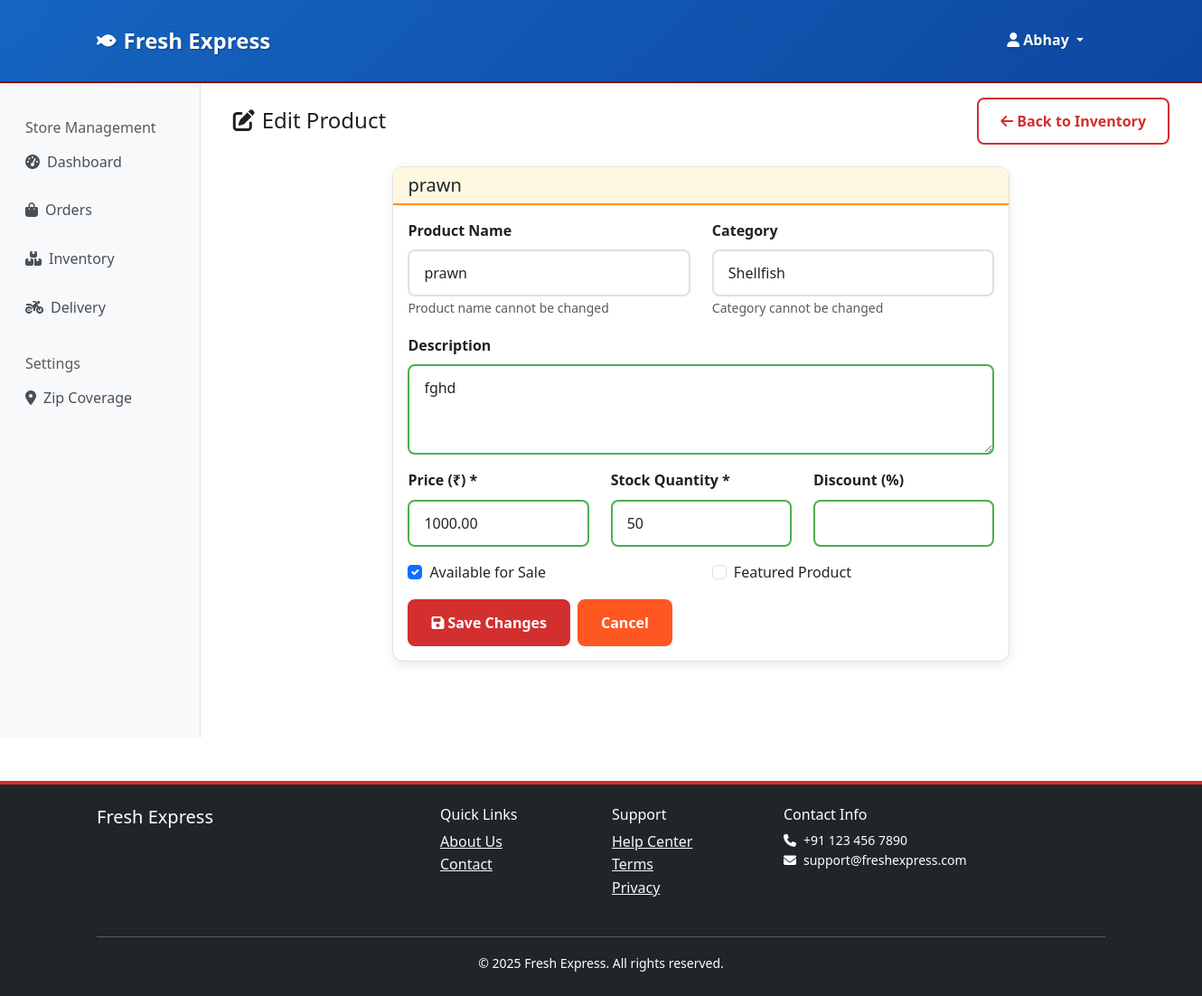
/stores/inventory/edit/129/ (signed in), run on the app's committed database.
### accounts/models.py (models this page shows, shortened)
class User(AbstractUser):
    USER_TYPES = [
        ('customer', 'Customer'),
        ('store_owner', 'Store Owner'),
        ('store_staff', 'Store Staff'),
        ('delivery_agent', 'Delivery Agent'),
        ('admin', 'Admin'),
    ]
    user_type = models.CharField(max_length=20, choices=USER_TYPES, default='customer')
    phone_number = models.CharField(max_length=15, blank=True, null=True)
    email_verified = models.BooleanField(default=False)
    phone_verified = models.BooleanField(default=False)
    created_at = models.DateTimeField(auto_now_add=True)
    updated_at = models.DateTimeField(auto_now=True)

### catalog/models.py (models this page shows, shortened)
class StoreProduct(TimeStampedModel):
    AVAILABILITY_STATUS = [
        ('in_stock', 'In Stock'),
        ('out_of_stock', 'Out of Stock'),
        ('pre_order', 'Pre-order'),
        ('discontinued', 'Discontinued'),
    ]
    store = models.ForeignKey(Store, on_delete=models.CASCADE, related_name='products')
    product = models.ForeignKey(Product, on_delete=models.CASCADE, related_name='store_products')
    price = models.DecimalField(max_digits=8, decimal_places=2)
    compare_price = models.DecimalField(max_digits=8, decimal_places=2, blank=True, null=True)
    cost_price = models.DecimalField(max_digits=8, decimal_places=2, blank=True, null=True)
    stock_quantity = models.PositiveIntegerField(default=0)
    low_stock_threshold = models.PositiveIntegerField(default=10)
    availability_status = models.CharField(max_length=20, choices=AVAILABILITY_STATUS, default='in_stock')
    is_featured = models.BooleanField(default=False)
    is_available = models.BooleanField(default=True)
    store_notes = models.TextField(blank=True, null=True)
    prep_time_minutes = models.PositiveIntegerField(default=0, help_text="Additional prep time")
    @property
    def discount_percentage(self):
        if self.compare_price and self.compare_price > self.price:
            return round(((self.compare_price - self.price) / self.compare_price) * 100, 2)
        return 0
    class Meta:
        unique_together = ['store', 'product']
        ordering = ['-is_featured', 'product__name']
        indexes = [
            models.Index(fields=['store', 'availability_status', 'is_available']),
            models.Index(fields=['is_featured', 'is_available']),
        ]

class Product(TimeStampedModel):
    name = models.CharField(max_length=200)
    slug = models.SlugField(max_length=200, unique=True)
    description = models.TextField()
    category = models.ForeignKey(Category, on_delete=models.CASCADE, related_name='products')
    sku = models.CharField(max_length=50, unique=True, blank=True, null=True)
    brand = models.CharField(max_length=100, blank=True, null=True)
    weight_per_unit = models.DecimalField(max_digits=6, decimal_places=2, help_text="Weight in grams")
    unit_type = models.CharField(max_length=20, default='grams')
    image = models.ImageField(upload_to='products/', blank=True, null=True, help_text="Main product image (required)")
    nutritional_info = models.JSONField(default=dict, blank=True)
    meta_title = models.CharField(max_length=200, blank=True, null=True)
    meta_description = models.TextField(blank=True, null=True)
    is_active = models.BooleanField(default=True)
    class Meta:
        ordering = ['category', 'name']
        indexes = [
            models.Index(fields=['category', 'is_active']),
            models.Index(fields=['slug']),
        ]

class Category(TimeStampedModel):
    name = models.CharField(max_length=100, unique=True)
    slug = models.SlugField(max_length=100, unique=True)
    description = models.TextField(blank=True, null=True)
    image = models.ImageField(upload_to='categories/', blank=True, null=True)
    parent = models.ForeignKey('self', on_delete=models.CASCADE, blank=True, null=True, related_name='subcategories')
    is_active = models.BooleanField(default=True)
    sort_order = models.PositiveIntegerField(default=0)
    class Meta:
        ordering = ['sort_order', 'name']
        verbose_name_plural = "Categories"

### stores/views.py (the view, shortened to what this page needs)
# urls.py: path('inventory/edit/<int:product_id>/', views.edit_store_product, name='edit_product'),
@store_required
def edit_store_product(request, product_id):
    try:
        if request.user.user_type == 'store_owner':
            store = Store.objects.get(owner=request.user)
        else:
            store = Store.objects.get(storestaff__user=request.user)
    except Store.DoesNotExist:
        return redirect('core:home')
    store_product = get_object_or_404(StoreProduct, id=product_id, store=store)
    from catalog.models import Category
    categories = Category.objects.filter(is_active=True).order_by('sort_order', 'name')
    context = {
        'store': store,
        'store_product': store_product,
        'categories': categories,
    }
    return render(request, 'stores/edit_product.html', context)

### templates/stores/edit_product.html (shortened to what this page needs)
{% extends 'stores/base.html' %}
{% load static %}
{% block store_content %}
<div class="container py-3">
    <div class="d-flex justify-content-between align-items-center mb-4">
        <h2 class="h4 mb-0">
            <i class="fas fa-edit me-2"></i>Edit Product
        </h2>
        <a href="{% url 'stores:inventory_management' %}" class="btn btn-outline-primary">
            <i class="fas fa-arrow-left me-1"></i>Back to Inventory
        </a>
    </div>
    <div class="row">
        <div class="col-md-8 mx-auto">
            <div class="card">
                <div class="card-header">
                    <h5 class="mb-0">{{ store_product.product.name }}</h5>
                </div>
                <div class="card-body">
                    <form method="post">
                        <div class="row">
                            <div class="col-md-6">
                                <div class="mb-3">
                                    <label class="form-label">Product Name</label>
                                    <input type="text" class="form-control" value="{{ store_product.product.name }}" readonly>
                                    <small class="form-text text-muted">Product name cannot be changed</small>
                                </div>
                            </div>
                            <div class="col-md-6">
                                <div class="mb-3">
                                    <label class="form-label">Category</label>
                                    <input type="text" class="form-control" value="{{ store_product.product.category.name }}" readonly>
                                    <small class="form-text text-muted">Category cannot be changed</small>
                                </div>
                            </div>
                        </div>
                        <div class="mb-3">
                            <label for="description" class="form-label">Description</label>
                            <textarea class="form-control" id="description" name="description" rows="3">{{ store_product.product.description }}</textarea>
                        </div>
                        <div class="row">
                            <div class="col-md-4">
                                <div class="mb-3">
                                    <label for="price" class="form-label">Price (₹) *</label>
                                    <input type="number" class="form-control" id="price" name="price" step="0.01" value="{{ store_product.price }}" required>
                                </div>
                            </div>
                            <div class="col-md-4">
                                <div class="mb-3">
                                    <label for="stock_quantity" class="form-label">Stock Quantity *</label>
                                    <input type="number" class="form-control" id="stock_quantity" name="stock_quantity" value="{{ store_product.stock_quantity }}" required>
                                </div>
                            </div>
                            <div class="col-md-4">
                                <div class="mb-3">
                                    <label for="discount_percentage" class="form-label">Discount (%)</label>
                                    <input type="number" class="form-control" id="discount_percentage" name="discount_percentage" min="0" max="100" value="{{ store_product.discount_percentage|default:'' }}">
                                </div>
                            </div>
                        </div>
                        <div class="row">
                            <div class="col-md-6">
                                <div class="mb-3 form-check">
                                    <input type="checkbox" class="form-check-input" id="is_available" name="is_available"
                                           {% if store_product.is_available %}checked{% endif %}>
                                    <label class="form-check-label" for="is_available">
                                        Available for Sale
                                    </label>
                                </div>
                            </div>
                            <div class="col-md-6">
                                <div class="mb-3 form-check">
                                    <input type="checkbox" class="form-check-input" id="is_featured" name="is_featured"
                                           {% if store_product.is_featured %}checked{% endif %}>
                                    <label class="form-check-label" for="is_featured">
                                        Featured Product
                                    </label>
                                </div>
                            </div>
                        </div>
                        <div class="d-flex gap-2">
                            <button type="submit" class="btn btn-primary">
                                <i class="fas fa-save me-1"></i>Save Changes
                            </button>
                            <a href="{% url 'stores:inventory_management' %}" class="btn btn-secondary">
                                Cancel
                            </a>
                        </div>
                    </form>
                </div>
            </div>
        </div>
    </div>
</div>
{% endblock %}

### templates/base.html (shortened to what this page needs)
<!DOCTYPE html>
<html lang="en">
<head>
    <link href="https://cdn.jsdelivr.net/npm/bootstrap@5.3.0/dist/css/bootstrap.min.css" rel="stylesheet">
    <link href="https://cdnjs.cloudflare.com/ajax/libs/font-awesome/6.4.0/css/all.min.css" rel="stylesheet">
    {% load static %}
    <link href="{% static 'css/appetite-theme.css' %}" rel="stylesheet">
    <link href="{% static 'css/common.css' %}" rel="stylesheet">
    <link href="{% static 'css/global-product-card.css' %}" rel="stylesheet">
</head>
<body>
    <nav class="navbar navbar-expand-lg navbar-light bg-white shadow-sm">
        <div class="container" >
            <a class="navbar-brand fw-bold text-primary" href="{% url 'core:home' %}">
                <i class="fas fa-fish me-2"></i>Fresh Express
            </a>
            <div class="collapse navbar-collapse" id="navbarNav">
                <ul class="navbar-nav">
                    {% if user.is_authenticated %}
                    <li class="nav-item dropdown">
                        <a class="nav-link dropdown-toggle" href="#" id="userDropdown" role="button"
                           data-bs-toggle="dropdown" aria-expanded="false">
                            <i class="fas fa-user me-1"></i>{{ user.get_full_name|default:user.username }}
                        </a>
                    </li>
                    {% endif %}
                </ul>
            </div>
        </div>
    </nav>
    <main>
        {% block content %}{% endblock %}
    </main>
    <footer class="bg-dark text-white mt-5 py-4">
        <div class="container">
            <div class="row">
                <div class="col-md-4">
                    <h5>Fresh Express</h5>
                    <p class="small text-muted">Fresh meat and seafood delivered to your door.</p>
                </div>
                <div class="col-md-2">
                    <h6>Quick Links</h6>
                    <ul class="list-unstyled">
                        <li><a href="{% url 'core:about' %}" class="text-light">About Us</a></li>
                        <li><a href="{% url 'core:contact' %}" class="text-light">Contact</a></li>
                    </ul>
                </div>
                <div class="col-md-2">
                    <h6>Support</h6>
                    <ul class="list-unstyled">
                        <li><a href="{% url 'chat:chat_list' %}" class="text-light">Help Center</a></li>
                        <li><a href="{% url 'core:terms' %}" class="text-light">Terms</a></li>
                        <li><a href="{% url 'core:privacy' %}" class="text-light">Privacy</a></li>
                    </ul>
                </div>
                <div class="col-md-4">
                    <h6>Contact Info</h6>
                    <p class="small">
                        <i class="fas fa-phone me-2"></i>+91 123 456 7890<br>
                        <i class="fas fa-envelope me-2"></i>support@freshexpress.com
                    </p>
                </div>
            </div>
            <hr class="mt-4">
            <div class="text-center">
                <small>&copy; 2025 Fresh Express. All rights reserved.</small>
            </div>
        </div>
    </footer>
    <script src="{% load static %}{% static 'js/main.js' %}"></script>
</body>
</html>

### data on the page
User: get_full_name "Abhay"
StoreProduct: product.name "prawn", product.category.name "Shellfish", description "fghd", price "1000.00", stock_quantity "50", is_available "☑"
